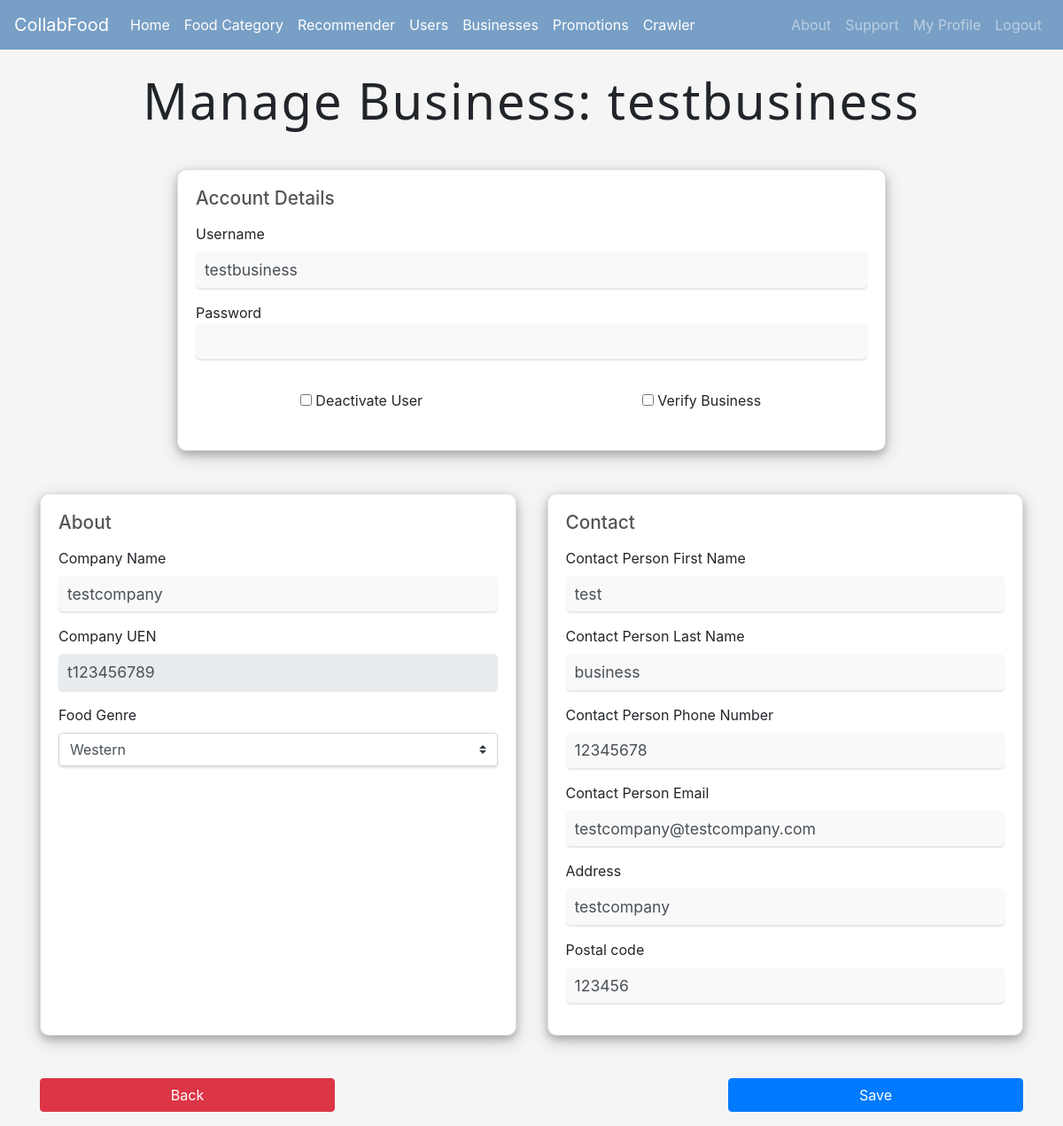
/viewbusinessprofile/4/ (signed in), run on an earlier commit of the app's database.
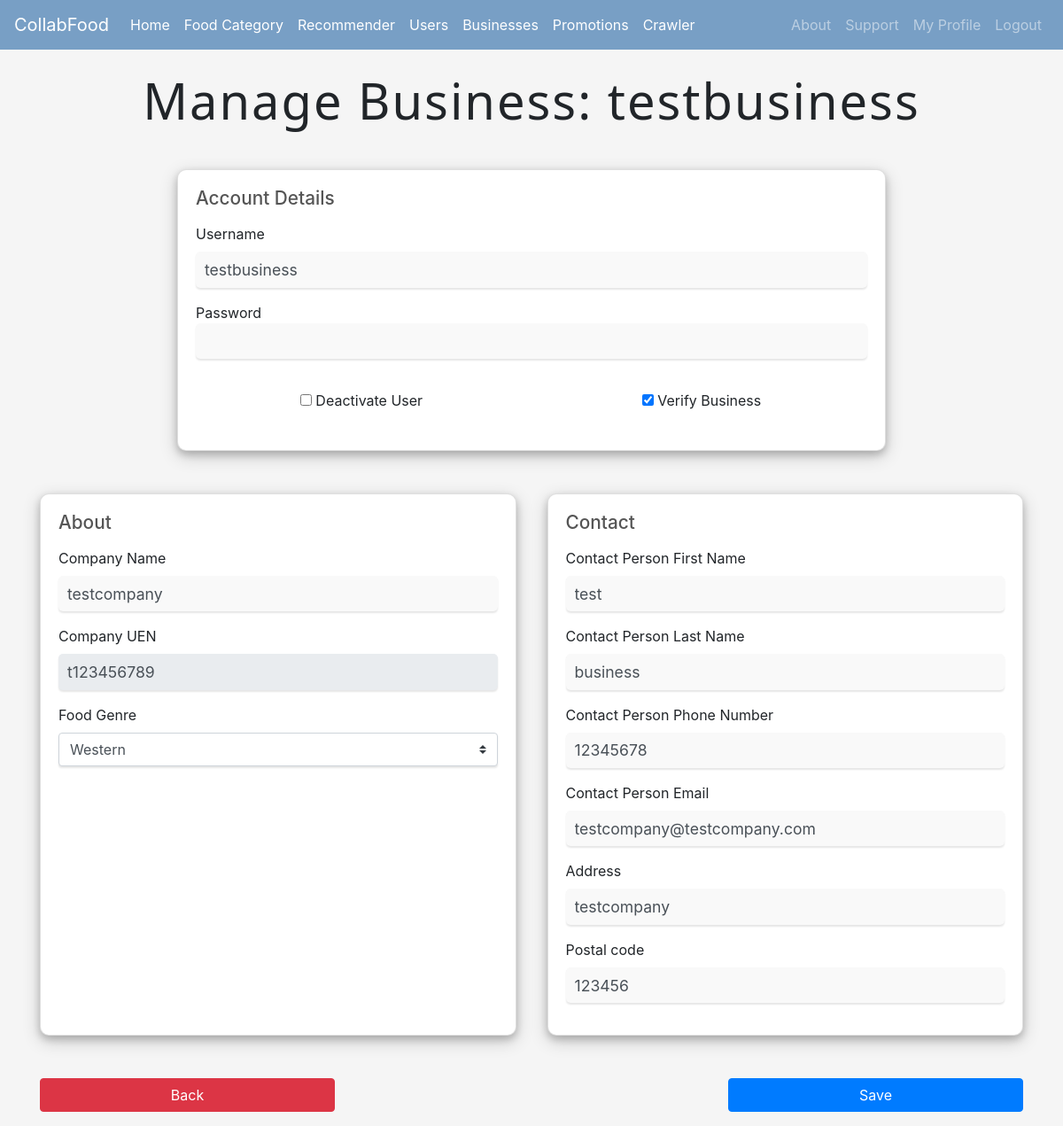
And on a later commit of the database.
### Homepage/models.py (models this page shows, shortened)
class BusinessProfile(models.Model):
	user = models.ForeignKey(User, on_delete=models.CASCADE)
	companyName = models.CharField(max_length=50)
	uen = models.CharField(max_length=10)
	phone = models.CharField(max_length=8)
	address = models.CharField(max_length=100)
	postalCode = models.CharField(max_length=6)
	foodCategory = models.ForeignKey(FoodCategory, on_delete=models.CASCADE, related_name='business_food_category')
	isVerified = models.BooleanField(default=False)

class FoodCategory(models.Model):
	categoryName = models.CharField(max_length=30)
	adminID = models.IntegerField()

### Homepage/views.py (the view)
# urls.py: path('viewbusinessprofile/<int:user_id>/',views.view_business_profile ,name='viewbusinessprofile'),
@login_required
def view_business_profile(request, user_id):
	selected_business = User.objects.get(id=user_id)
	selected_business_profile  = BusinessProfile.objects.get(user=selected_business)
	user_type = UserType.objects.get(user=request.user)
	foodCategory = FoodCategory.objects.all()
	disabled = ''
	if user_type.userType != "admin":
		disabled = "disabled"
	context = {
		'user_type': user_type,
		'foodCategory':foodCategory,
		'location_options':location_options,
		'selected_business':selected_business,
		'selected_business_profile':selected_business_profile,
		'disabled':disabled,
		}
	return render(request, 'viewbusinessprofile.html', context)

### Homepage/templates/viewbusinessprofile.html (shortened to what the changed rows need)
{% extends 'base.html' %}
{% block content %}
{% if user_type.userType == 'user' %}
  <h1 class="text-center display-4">View Business: {{ selected_business.username }}</h1><br>
{%else%}
<h1 class="text-center display-4">Manage Business: {{ selected_business.username }}</h1><br>
{%endif%}
<div id="grid-container2">
  <div class="card mb-5">
    <div class="card-body">
<form method="post" action="{% url 'updatebusiness' user_id=selected_business.id %}">
  <div class="form-row user-status">
    <div class="form-group col-md-6">
      {% if user_type.userType == 'admin' %}
        <input type="checkbox" id="is_verified" name="is_verified" {% if selected_business_profile.isVerified %}checked{% endif %}>
        <label for="is_verified">Verify Business</label>
        {%endif%}
    </div>
  </div>
  </div>
  </div>
      </div>
  <div class="grid-container">
    <div class="card mb-5">
      <div class="card-body">
  <div class="form-group">
      <label for="companyName">Company Name</label>
      <input type="text" class="form-control" id="companyName" name="company_name" placeholder="eg. Ah Huat Duck Rice" value="{{ selected_business_profile.companyName }}" {{disabled}}>
    </div>
    <div class="form-group">
      <label for="uen">Company UEN</label>
      <input type="text" class="form-control" id="uen" name="uen" placeholder="eg. T09LL0001B" readonly value="{{ selected_business_profile.uen }}">
    </div>
    <div class="form-group">
      <label for="food_category">Food Genre</label>
      <select class="custom-select" name="food_category" id="food_category" {{disabled}} >
          {% if foodCategory %}
            {% for item in foodCategory %}
            <option value="{{ item.pk }}" {% if selected_business_profile.foodCategory.categoryName == item.categoryName %}selected{% endif %}>{{ item.categoryName }}</option>
            {% endfor %}
          {% endif %}
      </select>
    </div>
    </div>
  </div>
<div class="card mb-5">
  <div class="card-body">
  <div class="form-group">
      <label for="phone">Contact Person Phone Number</label>
      <input type="tel" class="form-control" id="phone" name="phone" placeholder="eg. 12345678" value="{{selected_business_profile.phone}}" {{disabled}}>
    </div>
    <div class="form-group">
      <label for="address">Address</label>
      <input type="text" class="form-control" id="address" name="address" placeholder="eg. 1234 Main St" value="{{ selected_business_profile.address }}" {{disabled}}>
    </div>
    <div class="form-group">
      <label for="postal_code">Postal code</label>
      <input type="text" class="form-control" id="postal_code" name="postal_code" value="{{ selected_business_profile.postalCode }}" {{disabled}}>
    </div>
  </div>
</div>
</div>
{% endblock %}

What changed in the data, as far as the page shows it:
changed BusinessProfile "testcompany": isVerified "☐" → "☑"
